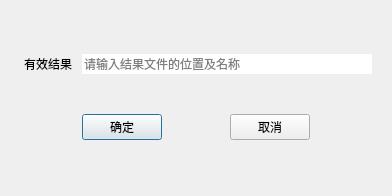
<?xml version="1.0" encoding="UTF-8"?>
<ui version="4.0">
 <class>tools_tool_add_result_dialog</class>
 <widget class="QDialog" name="tools_tool_add_result_dialog">
  <property name="geometry">
   <rect>
    <x>0</x>
    <y>0</y>
    <width>392</width>
    <height>196</height>
   </rect>
  </property>
  <property name="windowTitle">
   <string>添加有效结果</string>
  </property>
  <layout class="QGridLayout" name="gridLayout_2">
   <item row="0" column="0">
    <widget class="QWidget" name="widget" native="true">
     <property name="sizePolicy">
      <sizepolicy hsizetype="Preferred" vsizetype="Expanding">
       <horstretch>0</horstretch>
       <verstretch>0</verstretch>
      </sizepolicy>
     </property>
     <layout class="QGridLayout" name="gridLayout">
      <item row="1" column="2">
       <spacer name="horizontalSpacer">
        <property name="orientation">
         <enum>Qt::Horizontal</enum>
        </property>
        <property name="sizeHint" stdset="0">
         <size>
          <width>51</width>
          <height>20</height>
         </size>
        </property>
       </spacer>
      </item>
      <item row="0" column="0">
       <widget class="QLabel" name="label_result">
        <property name="text">
         <string>有效结果</string>
        </property>
        <property name="alignment">
         <set>Qt::AlignCenter</set>
        </property>
       </widget>
      </item>
      <item row="1" column="4">
       <spacer name="horizontalSpacer_3">
        <property name="orientation">
         <enum>Qt::Horizontal</enum>
        </property>
        <property name="sizeHint" stdset="0">
         <size>
          <width>51</width>
          <height>20</height>
         </size>
        </property>
       </spacer>
      </item>
      <item row="1" column="0">
       <spacer name="horizontalSpacer_2">
        <property name="orientation">
         <enum>Qt::Horizontal</enum>
        </property>
        <property name="sizeHint" stdset="0">
         <size>
          <width>51</width>
          <height>20</height>
         </size>
        </property>
       </spacer>
      </item>
      <item row="1" column="1">
       <widget class="QPushButton" name="button_yes">
        <property name="sizePolicy">
         <sizepolicy hsizetype="Minimum" vsizetype="Fixed">
          <horstretch>0</horstretch>
          <verstretch>0</verstretch>
         </sizepolicy>
        </property>
        <property name="text">
         <string>确定</string>
        </property>
       </widget>
      </item>
      <item row="1" column="3">
       <widget class="QPushButton" name="button_no">
        <property name="sizePolicy">
         <sizepolicy hsizetype="Minimum" vsizetype="Fixed">
          <horstretch>0</horstretch>
          <verstretch>0</verstretch>
         </sizepolicy>
        </property>
        <property name="text">
         <string>取消</string>
        </property>
       </widget>
      </item>
      <item row="0" column="1" colspan="4">
       <widget class="QLineEdit" name="lineEdit_result">
        <property name="text">
         <string/>
        </property>
        <property name="frame">
         <bool>false</bool>
        </property>
        <property name="placeholderText">
         <string>请输入结果文件的位置及名称</string>
        </property>
       </widget>
      </item>
     </layout>
    </widget>
   </item>
  </layout>
 </widget>
 <resources/>
 <connections/>
</ui>
